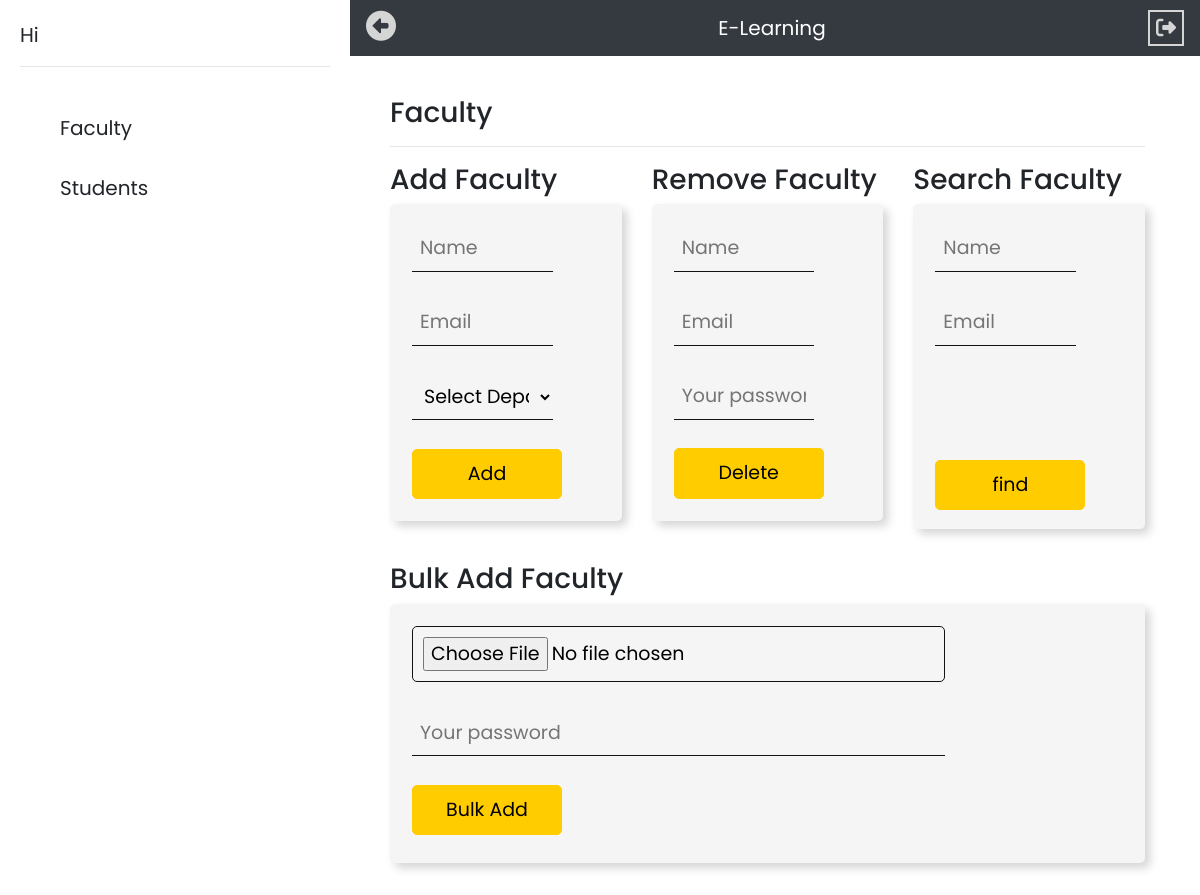
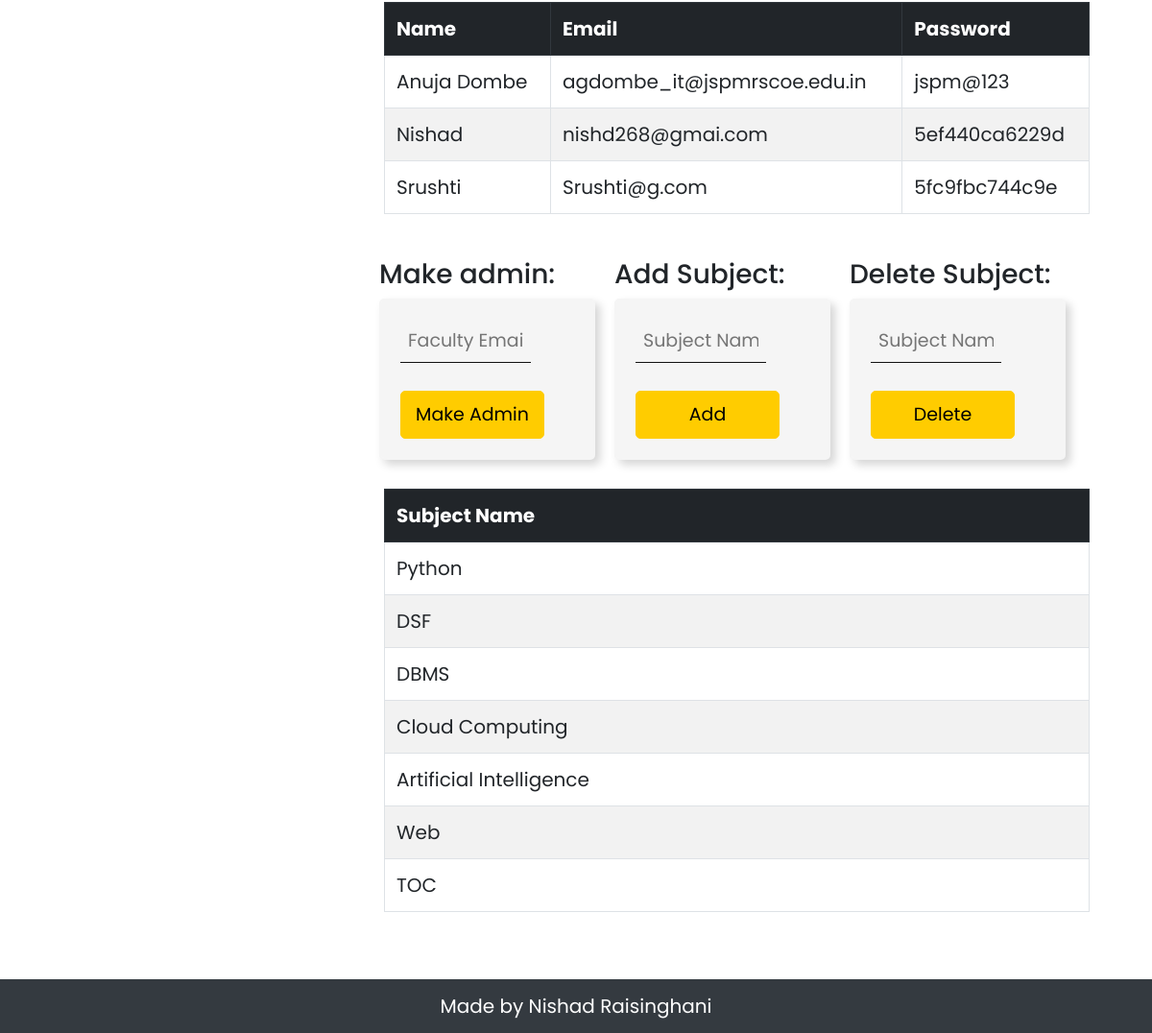
/Admin/admin.php, run on the app's committed database (2 pictures, top to bottom).
### tables this page shows
CREATE TABLE `user` (
  `name` text NOT NULL,
  `email` varchar(255) NOT NULL,
  `pass` text NOT NULL,
  `pos` varchar(3) NOT NULL,
  `dept` varchar(255) NOT NULL,
  `year` varchar(255) NOT NULL
);

CREATE TABLE `subjects` (
  `subject_Id` int(11) NOT NULL,
  `subject` varchar(255) NOT NULL,
  `year` varchar(3) NOT NULL,
  `dept` varchar(255) NOT NULL,
  `sem` int(11) NOT NULL
);

### Admin/adminFaculty.php (the view, shortened to what this page needs)
     <div id="faculty" style="display: none;">
      <h3>Faculty</h3>
      <hr>
      <div class="row">
        <div class="col adminpad">
          <h3>Add Faculty</h3>
              <form method='POST' action='admin.php' class="fc">
                  <input type="text" name="name" placeholder="Name"><br><br>
                  <input type="email" name="email" placeholder="Email"><br><br>
                    <select name="dept" id="dept">
            <option value="">Select Department</option>
          </select><br><br>
                  <input type="submit" name="addfaculty" value="Add">&nbsp;&nbsp;&nbsp;
               </form>
        </div>
        <div class="col adminpad">
          <h3>Remove Faculty</h3>
              <form method='POST' action='admin.php' class="fc">
                  <input type="text" name="name" placeholder="Name"><br><br>
                  <input type="email" name="email" placeholder="Email"><br><br>
                  <input type="password" name="password" placeholder="Your password"><br><br>
                  <input type="submit" name="delfaculty" value="Delete">
               </form>
        </div>
        <div class="col adminpad">
          <h3>Search Faculty</h3>
              <div class="fc" style="height: 88%;">
              <form method='POST' action='admin.php'>
                  <input type="text" name="name" placeholder="Name"><br><br>
                  <input type="email" name="email" placeholder="Email" id="find"><br><br><br>
                  <br><br>
                  <input type="submit" name="findteacher" value="find">
              </form>
                </div>
        </div>
        <div class="col adminpad">
          <h3>Bulk Add Faculty</h3>
              <form method='POST' action='admin.php' class="fc" style="height: 88%;" enctype='multipart/form-data'>
                  <input type="file" name="fl"><br><br>
                  <input type="password" name="password" placeholder="Your password"><br><br>
                  <input type="submit" name="bulkaddfaculty" value="Bulk Add">
               </form>
        </div>
   </div>
    <div class="table-responsive pad">
    <table class="table table-bordered  table-striped">
      <tr class="thead-dark"><th>Name</th><th>Email</th><th>Password</th></tr>
      <?php
         $q="SELECT * FROM user WHERE pos='T' ORDER BY name asc";
         $run=mysqli_query($conn,$q);
         while($row=mysqli_fetch_assoc($run))
         {
         echo "<tr><td>".$row['name']."</td>
         <td>".$row['email']."</td>
         <td>".$row['pass']."</td>
          <input type='hidden' name='em' value='".$row['email']."'>";
       }
      ?>
    </table>
  </div>
  <div class="row pad" style="width: 100%; ">
      <div class="col-lg-4 sm-12 md-12 pad">
      <span><h3>Make admin:</h3></span>
      <form class="fc" method="post" action="admin.php"><input type="email" name="email" placeholder="Faculty Email"><br><br><input type="submit" name="mkadmin" value="Make Admin"></form>  </div>
      <div class="col-lg-4 sm-12 md-12 pad">
      <span><h3>Add Subject:</h3></span>
      <form class="fc" method="post" action="admin.php"><input type="text" name="sub" placeholder="Subject Name"><br><br><input type="submit" name="addsub" value="Add"></form>  </div>
      <div class="col-lg-4 sm-12 md-12 pad">
      <span><h3>Delete Subject:</h3></span>
      <form class="fc" method="post" action="admin.php"><input type="text" name="sub" placeholder="Subject Name"><br><br><input type="submit" name="delsub" value="Delete"></form>  </div>
    </div>
 <div class="table-responsive pad">
    <table class="table table-bordered  table-striped">
      <tr class="thead-dark"><th>Subject Name</th></tr>
      <?php
         $q="SELECT * FROM subjects";
         $run=mysqli_query($conn,$q);
         while($row=mysqli_fetch_assoc($run))
         {
         echo "<tr><td>".$row['subject']."</td>";
         }
      ?>
    </table>
  </div>
  </div>
</div>

### Admin/admin.php (shortened to what this page needs)
<?php
              include 'connection.php';
               $name=$_SESSION['admin_user_name'];
?>
<!DOCTYPE html>
<html>
<head>
 <?php include '../links.php'; ?>
</head>
<body>
<div id="sb">
    Hi <?php echo $name ;?>
    <hr>
    <br>
    <ul style="list-style-type: none;">
      <li id="fac" onclick="show('faculty','fac')">Faculty</li><br>
      <li id="stu" onclick="show('student','stu')">Students</li><br>
    </ul>
  </div>
    <nav class="navbar navbar-expand-lg navbar-dark bg-dark sticky-top">
         <ul class="navbar-nav mr-auto">
      <li class="nav-item active">
        <i id="tg" class='fas fa-arrow-alt-circle-right' style='color:#d5d5d5;font-size: 30px;'></i>
      </li>
    </ul>
      <a class="navbar-brand mx-auto" href="#">E-Learning</a>
      <ul class="navbar-nav ml-auto">
      <li class="nav-item active">
        <form method="post">
        <button  type="submit" name='lgt' style="border:2px solid #d5d5d5; background-color: transparent;color: #d5d5d5;"><i class="fas fa-sign-out-alt"></i></button>
        </form>
      </li>
   </ul>
    </nav>
    <div class="container-fluid">
      <div class="row pad">
        <div class="col-lg-12 sm-auto md-12 pad2" id="body">
            <?php include 'adminFaculty.php'; ?>
            </div>
        </div>
      <br><br>
      <div class="navbar navbar-expand-lg navbar-dark bg-dark" id="footer">
        <a class="navbar-brand mx-auto">Made by Nishad Raisinghani</a>
      </div>
</body>
</html>

### links.php (shortened to what this page needs)
<link rel="stylesheet" href="https://maxcdn.bootstrapcdn.com/bootstrap/4.0.0/css/bootstrap.min.css">

### style.php (style rules this page uses)
body { font-family: 'Poppins', sans-serif; font-size: 20px; -webkit-user-select: none; -moz-user-select: none; -ms-user-select: none; user-select: none; }
.pad2 { padding:30px; }
.adminpad { padding-bottom:30px; }
#sb { background-color: #ffffff; float: left; padding: 20px; width: 350px; height: 100vh; display: none; position: relative; }
#sb li { cursor: pointer; }
.pad { padding: 10px; }
.fc { padding: 20px; background-color: #f5f5f5; border-radius: 5px; border:2px solid #f5f5f5; box-shadow: 5px 5px 10px #d5d5d5; font-size:19px; }
.fc input,select { border:none; border-bottom: 1px solid #121212; background-color:#f5f5f5; padding: 8px; width:75%; display: inline-block; }
.fc input[type=submit] { background-color:#ffcc00 !important; border:1px solid #ffcc00 !important; color: black !important; padding: 10px; border-radius: 5px; width: 150px; }
.fc input[type=file] { background-color:#f5f5f5 !important; border:1px solid #121212 !important; color: black !important; padding: 10px; border-radius: 5px; }
#footer { position: fixed; left: 0; bottom: 0; width: 100vw; color: white; }

### data on the page
user: name "Anuja Dombe", email "agdombe_it@jspmrscoe.edu.in", pass "jspm@123"
user: name "Nishad", email "nishd268@gmai.com", pass "5ef440ca6229d"
user: name "Srushti", email "Srushti@g.com", pass "5fc9fbc744c9e"
subjects: subject "Python"
subjects: subject "DSF"
subjects: subject "DBMS"
subjects: subject "Cloud Computing"
subjects: subject "Artificial Intelligence"
subjects: subject "Web"
subjects: subject "TOC"
